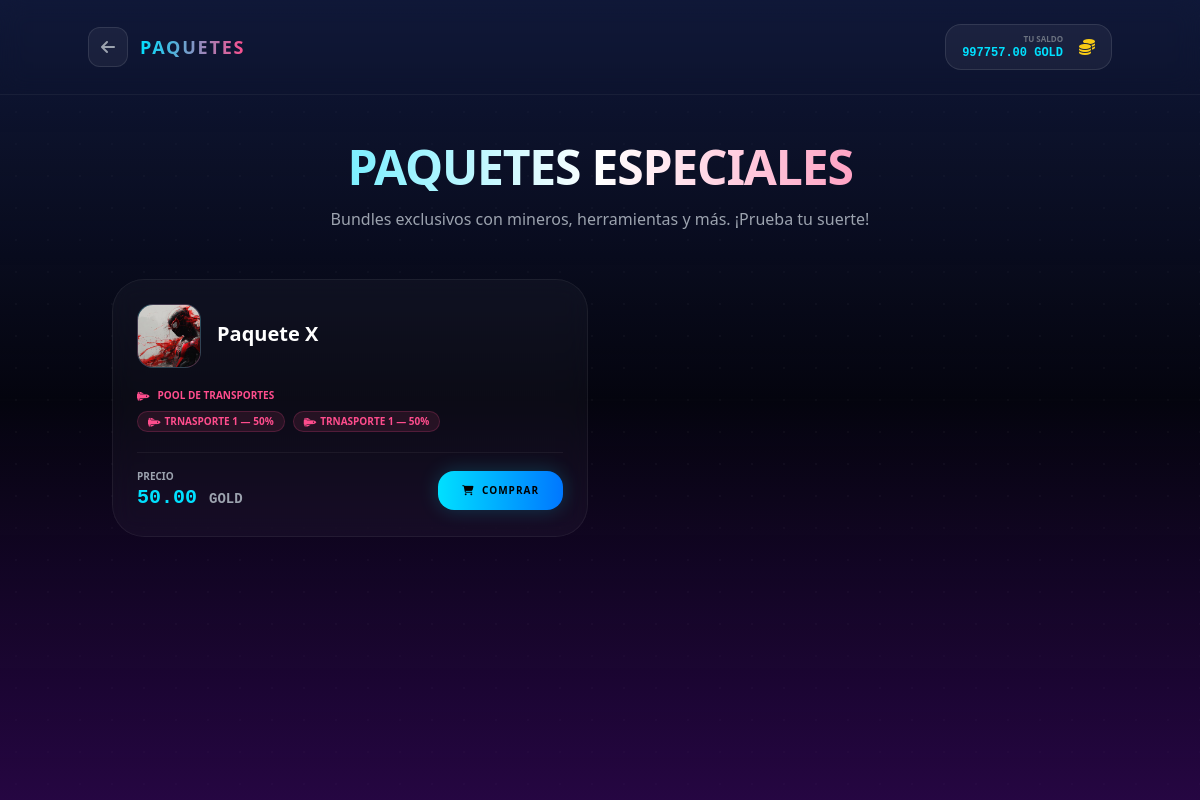
Screenshot of /packs/ (signed in) with the database file from the repository.
### game/models.py (models this page shows, shortened)
class Profile(models.Model):
    user = models.OneToOneField(settings.AUTH_USER_MODEL, on_delete=models.CASCADE)
    wallet_metamask_bsc = models.CharField(max_length=255,null=True,blank=True, unique=True)
    cosmos_gold = models.DecimalField(max_digits=12, decimal_places=2, default=Decimal('0.00'))
    black_gold = models.DecimalField(max_digits=12, decimal_places=2, default=Decimal('0.00'))
    points = models.IntegerField(default=0)
    alliance = models.ForeignKey('game.Alliance', on_delete=models.SET_NULL, null=True, blank=True, related_name='members_profiles')
    alliance_cooldown_until = models.DateTimeField(null=True, blank=True)
    created_at = models.DateTimeField(auto_now_add=True)

class TransportType(models.Model):
    name = models.CharField(max_length=100)
    image = models.ImageField(
        upload_to="transports/",
        null=True,
        blank=True
    )
    rarity = models.CharField(
        max_length=20,
        choices=TransportRarity.choices
    )
    speed = models.PositiveIntegerField(
        help_text="Velocidad del transporte (impacta tiempo de viaje)"
    )
    is_active = models.BooleanField(default=True)
    is_free = models.BooleanField(default=False)
    created_at = models.DateTimeField(auto_now_add=True)

### game/models_packs.py (models this page shows, shortened)
class StorePack(models.Model):
    name = models.CharField(max_length=100, verbose_name="Nombre del Paquete")
    description = models.TextField(verbose_name="Descripción")
    image = models.ImageField(upload_to="packs/", null=True, blank=True, verbose_name="Imagen")
    price_gold = models.DecimalField(
        max_digits=12, decimal_places=2, default=0,
        verbose_name="Precio en GOLD"
    )
    purchase_mineral = models.ForeignKey(
        'game.Mineral',
        on_delete=models.SET_NULL, null=True, blank=True,
        verbose_name="Mineral de compra alternativo"
    )
    purchase_mineral_qty = models.IntegerField(
        default=0,
        verbose_name="Cantidad de mineral requerida"
    )
    external_link = models.URLField(
        max_length=500, null=True, blank=True,
        verbose_name="Link Externo",
        help_text="Si se llena, el botón de compra abrirá este enlace. No se cobrará GOLD ni mineral."
    )
    is_active = models.BooleanField(default=True)
    created_at = models.DateTimeField(auto_now_add=True)
    class Meta:
        verbose_name = "Paquete"
        verbose_name_plural = "Paquetes"

class PackTransportReward(models.Model):
    pack = models.ForeignKey(StorePack, on_delete=models.CASCADE, related_name="transport_rewards")
    transport = models.ForeignKey(
        'game.TransportType', on_delete=models.CASCADE,
        verbose_name="Tipo de Transporte"
    )
    chance = models.DecimalField(
        max_digits=6, decimal_places=4,
        validators=[MinValueValidator(0), MaxValueValidator(1)],
        help_text="Probabilidad real entre 0 y 1. La suma del pack debe ser 1."
    )
    probability_label = models.CharField(
        max_length=50,
        help_text="Texto visible para el usuario. Ej: 'Épico', '5%'"
    )

### game/views_packs.py (the view)
# urls.py: path("packs/", packs_public_view, name="packs_public"),
@ensure_csrf_cookie
@login_required
def packs_public_view(request):
    packs = StorePack.objects.filter(is_active=True).prefetch_related(
        "miner_rewards__miner", "tool_rewards__tool",
        "transport_rewards__transport", "blessing_rewards__blessing"
    ).order_by("-created_at")
    return render(request, "game/packs_public.html", {"packs": packs})

### game/templates/game/packs_public.html (shortened to what this page needs)
<!DOCTYPE html>
<html lang="es">
<head>
  <script src="https://cdn.tailwindcss.com"></script>
  <link rel="stylesheet" href="https://cdnjs.cloudflare.com/ajax/libs/font-awesome/6.4.0/css/all.min.css">
</head>
<body class="min-h-screen bg-space text-white overflow-x-hidden relative pb-24">
  <div class="fixed inset-0 z-0 opacity-30">
    <div class="absolute inset-0 bg-[radial-gradient(circle,_rgba(255,255,255,0.1)_1px,_transparent_1px)] bg-[size:32px_32px]"></div>
  </div>
  <div class="fixed inset-0 bg-gradient-to-b from-blue-950/60 via-transparent to-purple-950/60 z-0"></div>
  <header class="relative z-10 px-6 py-6 border-b border-white/5 backdrop-blur-md">
    <div class="max-w-5xl mx-auto flex items-center justify-between">
      <a href="/home/" class="flex items-center gap-3 group">
        <div class="w-10 h-10 rounded-xl bg-white/5 flex items-center justify-center border border-white/10 group-hover:border-accent group-hover:bg-accent/10 transition-all">
          <i class="fas fa-arrow-left text-gray-400 group-hover:text-accent"></i>
        </div>
        <span class="font-extrabold tracking-widest text-lg bg-gradient-to-r from-accent to-pink bg-clip-text text-transparent uppercase tracking-tight">Paquetes</span>
      </a>
      <div class="flex items-center gap-4 bg-white/5 border border-white/10 px-4 py-2 rounded-2xl">
        <div class="text-right">
          <p class="text-[8px] uppercase text-gray-500 font-bold">Tu Saldo</p>
          <p class="text-xs font-mono font-black text-accent">{{ request.user.profile.cosmos_gold }} GOLD</p>
        </div>
        <i class="fas fa-coins text-yellow-400"></i>
      </div>
    </div>
  </header>
  <main class="relative z-10 max-w-5xl mx-auto px-6 mt-12">
    <div class="text-center mb-12">
      <h1 class="text-5xl font-black uppercase tracking-tight mb-4 bg-gradient-to-r from-accent via-white to-pink bg-clip-text text-transparent">
      </h1>
      <p class="text-gray-400">Bundles exclusivos con mineros, herramientas y más. ¡Prueba tu suerte!</p>
    </div>
    <div class="grid gap-6 md:grid-cols-2">
      {% for pack in packs %}
      <div class="glass-pack rounded-[32px] p-6 flex flex-col gap-5">
        <div class="flex items-center gap-4">
          <div class="w-16 h-16 rounded-2xl bg-gradient-to-br from-accent/20 to-pink/20 border border-white/10 flex items-center justify-center overflow-hidden flex-shrink-0">
            {% if pack.image %}
            <img src="{{ pack.image.url }}" alt="{{ pack.name }}" class="w-full h-full object-cover">
            {% else %}
            <i class="fas fa-cubes text-2xl text-accent"></i>
            {% endif %}
          </div>
          <div>
            <h2 class="font-black text-xl text-white">{{ pack.name }}</h2>
          </div>
        </div>
        {% if pack.transport_rewards.all %}
        <div>
          <p class="text-[10px] font-bold uppercase text-pink mb-2 flex items-center gap-2">
            <i class="fas fa-shuttle-space"></i> Pool de Transportes
          </p>
          <div class="flex flex-wrap gap-2">
            {% for r in pack.transport_rewards.all %}
            <span class="reward-pill bg-pink/10 border border-pink/20 text-pink">
              <i class="fas fa-shuttle-space"></i>
              {{ r.transport.name }} — {{ r.probability_label }}
            </span>
            {% endfor %}
          </div>
        </div>
        {% endif %}
        <div class="mt-auto pt-4 border-t border-white/5 flex items-center justify-between gap-4">
          <div>
            {% if pack.external_link %}
            <p class="text-[10px] uppercase text-pink font-bold flex items-center gap-1"><i class="fas fa-link"></i> Compra Externa</p>
            {% elif pack.purchase_mineral and pack.purchase_mineral_qty > 0 %}
            <p class="text-[10px] uppercase text-gray-400 font-bold">Precio</p>
            <p class="font-black text-white text-lg">{{ pack.purchase_mineral_qty }} <span class="text-pink text-sm">{{ pack.purchase_mineral.name }}</span></p>
            {% else %}
            <p class="text-[10px] uppercase text-gray-400 font-bold">Precio</p>
            <p class="font-black text-accent font-mono text-xl">{{ pack.price_gold }} <span class="text-sm text-gray-400">GOLD</span></p>
            {% endif %}
          </div>
          {% if pack.external_link %}
          <a href="{{ pack.external_link }}" target="_blank" rel="noopener noreferrer"
            class="px-6 py-3 rounded-2xl bg-gradient-to-r from-pink to-pink/80 text-white font-black uppercase text-[10px] tracking-widest hover:brightness-110 active:scale-[0.98] transition-all shadow-[0_0_20px_rgba(255,77,141,0.3)] flex items-center gap-2">
            <i class="fas fa-external-link-alt"></i> Comprar
          </a>
          {% else %}
          <button onclick="buyPack('{{ pack.id }}', '{{ pack.name }}', {% if pack.purchase_mineral and pack.purchase_mineral_qty > 0 %}'{{ pack.purchase_mineral_qty }} {{ pack.purchase_mineral.name }}'{% else %}'{{ pack.price_gold }} GOLD'{% endif %})"
            class="px-6 py-3 rounded-2xl bg-gradient-to-r from-accent to-blueglow text-black font-black uppercase text-[10px] tracking-widest hover:brightness-110 active:scale-[0.98] transition-all shadow-[0_0_20px_rgba(0,224,255,0.2)]">
            <i class="fas fa-shopping-cart mr-1"></i> Comprar
          </button>
          {% endif %}
        </div>
      </div>
      {% endfor %}
    </div>
  </main>
</body>
</html>

### game/templates/game/packs_public.html (style rules this page uses)
.glass-pack { background: rgba(255,255,255,0.03); backdrop-filter: blur(12px); border: 1px solid rgba(255,255,255,0.06); transition: all 0.3s ease; }
.reward-pill { display: inline-flex; align-items: center; gap: 4px; padding: 2px 10px; border-radius: 999px; font-size: 10px; font-weight: 700; text-transform: uppercase; }

### rows the page displays
StorePack: image (picture), name "Paquete X", price_gold "50.00"
PackTransportReward: transport.name "TRNASPORTE 1", probability_label "50%"
PackTransportReward: transport.name "TRNASPORTE 1", probability_label "50%"

### other values shown
{{ request.user.profile.cosmos_gold }} "997757.00"
